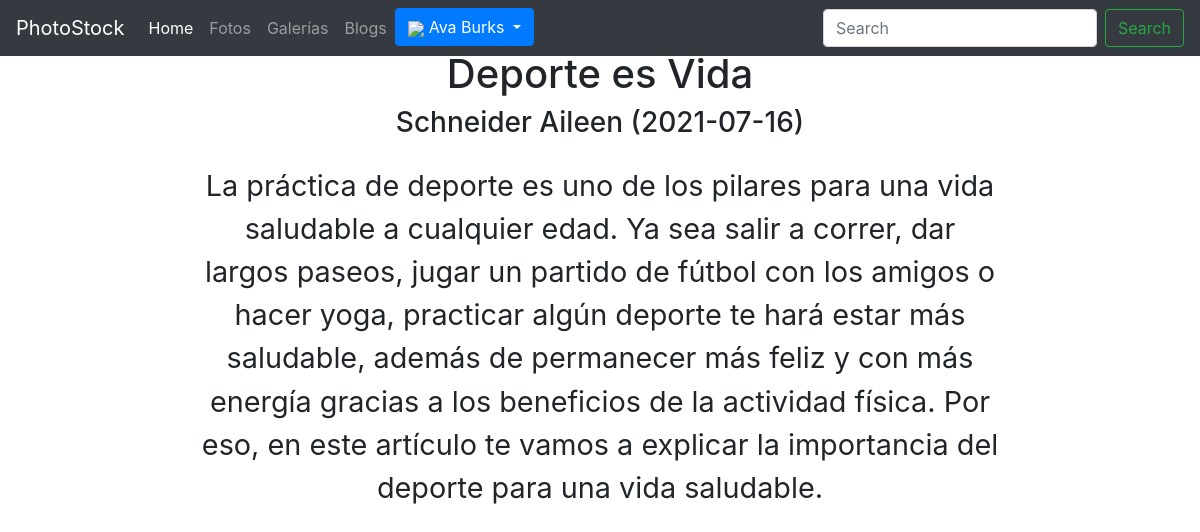
The app's page /blog.php?id_blog=19 (signed in) with its own data.
### tables this page shows
CREATE TABLE blogs(
    id_blog BIGINT PRIMARY KEY AUTO_INCREMENT,
    id_usuario BIGINT NOT NULL,
    fecha_blog DATE NOT NULL DEFAULT CURRENT_DATE,
    nombre_blog VARCHAR(50) NOT NULL,
    contenido TEXT NOT NULL,
    id_foto BIGINT NULL,
    FOREIGN KEY (id_usuario) REFERENCES usuarios(id_usuario),
    FOREIGN KEY (id_foto) REFERENCES fotos(id_foto)
    );

CREATE TABLE usuarios(
    id_usuario BIGINT PRIMARY KEY AUTO_INCREMENT,
    username VARCHAR(50) UNIQUE NOT NULL,
    password VARCHAR(250) NOT NULL,
    nombres VARCHAR(100) NOT NULL,
    apellidos VARCHAR(100)NOT NULL,
    nacimiento DATE NOT NULL,
    direccion TEXT NOT NULL,
    sobre_mi TEXT NULL,
    foto TEXT NULL,
    administrador int default 0
    );

### controladores/obtener_blog.php (called while the page is built, shortened)
<?php
if (isset($_GET["id_blog"])){
    $id_blog = $_GET["id_blog"];
    $sql = "CALL obtener_blog($id_blog);";
    include_once "conexion.php";
    $result = mysqli_query($conexion, $sql);
    if (mysqli_num_rows($result) > 0) {
        while($row = mysqli_fetch_assoc($result)) {
            $titulo = $row['nombre_blog'];
            $apellidos = $row['apellidos'];
            $nombres = $row['nombres'];
            $contenido = $row['contenido'];
            $autor = "$apellidos $nombres";
            $fecha = $row['fecha_blog'];
            ?>
        <?php }
        }else echo "No se han encontrado resultados";
}else{?>
    <h1>Parece que te has perdido </h1>
    <h1><a href="index.php">Volver al home </a></h1>
<?php
die();
}
?>

### blog.php (the view, shortened to what this page needs)
<!DOCTYPE html>
<html lang="en">
<head>
    <link rel="stylesheet" href="assets/css/blog.css">
</head>
<body>
    <div class="custom-main">
    <?php
    include "templates/header.php";
    include "controladores/obtener_blog.php";
    ?>
    <h1 class="titulo"><?php echo $titulo; ?></h1>
    <h3 class="autor"><?php echo "$autor ($fecha)"; ?></h3>
    <p class="contenido">
        <?php echo $contenido; ?>
    </p>
    </div>
</body>
</html>

### assets/css/blog.css (style rules this page uses)
.custom-main, p { text-align: center; align-items: center; margin: 0 auto; }
h1 { color : black; font-size: 5rem; }
h3 { font-family:sans-serif; }
p { padding-top: 1rem; font-size: 1.8rem; max-width:800px; }

### assets/css/main.css (style rules this page uses)
.custom-main { padding-top:50px }

### records on screen
blogs: nombre_blog "Deporte es Vida", id_usuario.nombres "Schneider Aileen", fecha_blog "2021-07-16", contenido "La práctica de deporte es uno de los pilares para una vida saludable a cualquier edad. Ya sea salir a correr, dar largos paseos, jugar un partido de fútbol con los amigos o hacer yoga, practicar algún deporte te hará estar más saludable, además de permanecer más feliz y con más energía gracias a los beneficios de la actividad física. Por eso, en este artículo te vamos a explicar la importancia del deporte para una vida saludable."

### other values on screen
$_SESSION ['nombres'] "Ava"
$_SESSION['apellidos'] "Burks"
